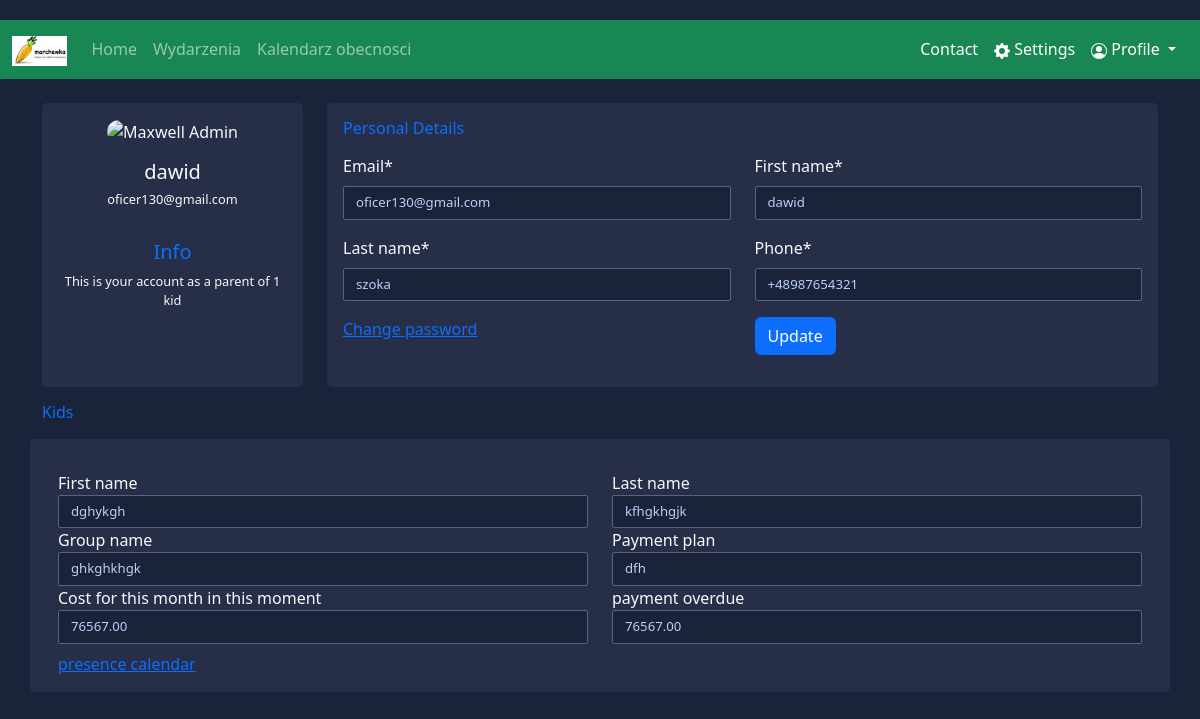
/parent/profile/ (signed in), run on the app's committed database.
### parent/models.py (models this page shows, shortened)
class ParentA(models.Model):
    user = models.OneToOneField(User, on_delete=models.CASCADE)
    first_name = models.CharField(max_length=128, null=True)
    last_name = models.CharField(max_length=128, null=True)
    phone_regex = RegexValidator(regex=r'^\+?1?\d{9,15}$',
                                 message="Phone number must be entered in the format: '+999999999'. Up to 15 digits allowed.")
    phone = models.CharField(null=True, unique=True, max_length=17, validators=[phone_regex])
    class Meta:
        permissions = [
            ("is_parent", 'parent permission')
        ]

### accounts/models.py (models this page shows)
class User(AbstractBaseUser, PermissionsMixin):
    email = models.EmailField(db_index=True, unique=True, max_length=254)
    is_staff = models.BooleanField(default=False)
    is_active = models.BooleanField(default=True)
    is_superuser = models.BooleanField(default=False)
    objects = CustomUserManager()
    USERNAME_FIELD = 'email'
    REQUIRED_FIELDS = []
    class Meta:
        verbose_name = 'User'
        verbose_name_plural = 'Users'

### director/models.py (models this page shows)
class Kid(models.Model):
    gender_choices = ((1, 'Chłopiec'), (2, 'Dziewczynka'))
    first_name = models.CharField(max_length=128)
    last_name = models.CharField(max_length=128, default='cos')
    group = models.ForeignKey(Groups, on_delete=models.CASCADE)
    gender = models.IntegerField(choices=gender_choices, default=1)
    start = models.DateField(default=timezone.now)
    end = models.DateField(null=True)
    payment_plan = models.ForeignKey(PaymentPlan, on_delete=models.CASCADE)
    parents = models.ManyToManyField(ParentA)
    amount = models.DecimalField(max_digits=20, decimal_places=2, null=True)
    kid_meals = models.ManyToManyField(Meals)

class Groups(models.Model):
    name = models.CharField(max_length=128)
    teachers = models.ManyToManyField(Teacher)

class PaymentPlan(models.Model):
    name = models.TextField()
    price = models.DecimalField(max_digits=7, decimal_places=2, default=500)

### parent/views.py (the view, shortened to what this page needs)
# urls.py: path('parent/profile/', views.ParentProfileView.as_view(), name='parent_profile'),
class ParentProfileView(LoginRequiredMixin, View):
    def get(self, request):
        p_form = ParentUpdateForm(instance=request.user.parenta)
        u_form = UserUpdateForm(instance=request.user)
        parent_logged = ParentA.objects.get(user=request.user.id)
        parent_kids = parent_logged.kid_set.all()
        context = {
            'p_form': p_form,
            'u_form': u_form,
            'parent_logged': parent_logged,
            'parent_kids': parent_kids,
        }
        return render(request, 'parent_profile.html', context)

### parent/forms.py
class ParentUpdateForm(forms.ModelForm):
    class Meta:
        model = ParentA
        fields = ['first_name', 'last_name', 'phone']

class UserUpdateForm(forms.ModelForm):
    class Meta:
        model = User
        fields = ['email']

### parent/templates/parent_profile.html (shortened to what this page needs)
{% extends "base.html" %}
{% load crispy_forms_tags %}
{% load static %}
{% block content %}
    <link rel="stylesheet" href="{% static 'profile_page.css' %}">
    <form method="post" action="#">
        <div class="container mt-4">
            <div class="row gutters">
                <div class="col-xl-3 col-lg-3 col-md-12 col-sm-12 col-12">
                    <div class="card h-100">
                        <div class="card-body">
                            <div class="account-settings text-light">
                                <div class="user-profile">
                                    <div class="user-avatar">
                                        <img src="https://bootdey.com/img/Content/avatar/avatar1.png"
                                             alt="Maxwell Admin">
                                    </div>
                                    <h5 class="user-name">{{ parent_logged.first_name }}</h5>
                                    <h6 class="user-email">{{ parent_logged.user }}</h6>
                                </div>
                                <div class="about">
                                    <h5 class="mb-2 text-primary">Info</h5>
                                    <p>This is your account as a parent of {{ parent_kids.count }} kid</p>
                                </div>
                            </div>
                        </div>
                    </div>
                </div>
                <div class="col-xl-9 col-lg-9 col-md-12 col-sm-12 col-12">
                    <div class="card h-100">
                        <div class="card-body">
                            <div class="row gutters text-light">
                                <div class="col-xl-12 col-lg-12 col-md-12 col-sm-12 col-12">
                                    <h6 class="mb-3 text-primary">Personal Details</h6>
                                </div>
                                <div class="col-xl-6 col-lg-6 col-md-6 col-sm-6 col-12">
                                    <div class="form-group">
                                        {{ u_form|crispy }}
                                    </div>
                                </div>
                                <div class="col-xl-6 col-lg-6 col-md-6 col-sm-6 col-12">
                                    <div class="form-group">
                                        {{ p_form.first_name|as_crispy_field }}
                                    </div>
                                </div>
                                <div class="col-xl-6 col-lg-6 col-md-6 col-sm-6 col-12">
                                    <div class="form-group">
                                        {{ p_form.last_name|as_crispy_field }}
                                    </div>
                                </div>
                                <div class="col-xl-6 col-lg-6 col-md-6 col-sm-6 col-12">
                                    <div class="form-group">
                                        {{ p_form.phone|as_crispy_field }}
                                    </div>
                                </div>
                                <div class="col-xl-6 col-lg-6 col-md-6 col-sm-6 col-12">
                                    <div class="form-group">
                                        <a href="{% url 'password_change' %}">Change password</a>
                                    </div>
                                </div>
                                <div class="col-xl-6 col-lg-6 col-md-6 col-sm-6 col-12">
                                    <div class="row gutters">
                                        <div class="col-xl-12 col-lg-12 col-md-12 col-sm-12 col-12">
                                            <div class="form-group">
                                                <button type="submit" id="submit" name="submit" class="btn btn-primary">
                                                    Update
                                                </button>
                                            </div>
                                        </div>
                                    </div>
                                </div>
                            </div>
                        </div>
                    </div>
                </div>
            </div>
            <div class="row gutters mt-3 text-light">
                <div class="col-xl-12 col-lg-12 col-md-12 col-sm-12 col-12">
                    <h6 class="mb-3 text-primary">Kids</h6>
                </div>
                {% for kid in parent_kids %}
                    <div class="card h-90">
                        <div class="card-body">
                            <div class="row gutters mt-3 text-light">
                                <div class="col-xl-6 col-lg-6 col-md-6 col-sm-6 col-12">
                                    <div class="form-group">
                                        <label for="Street">First name</label>
                                        <input type="text" class="form-control" id="Street"
                                               value="{{ kid.first_name }}" readonly>
                                    </div>
                                </div>
                                <div class="col-xl-6 col-lg-6 col-md-6 col-sm-6 col-12">
                                    <div class="form-group">
                                        <label for="kid_last_name">Last name</label>
                                        <input type="text" class="form-control" id="kid_last_name"
                                               value="{{ kid.last_name }}" readonly>
                                    </div>
                                </div>
                                <div class="col-xl-6 col-lg-6 col-md-6 col-sm-6 col-12">
                                    <div class="form-group">
                                        <label for="sTate">Group name</label>
                                        <input type="text" class="form-control" id="sTate"
                                               value="{{ kid.group.name }}" readonly>
                                    </div>
                                </div>
                                <div class="col-xl-6 col-lg-6 col-md-6 col-sm-6 col-12">
                                    <div class="form-group">
                                        <label for="zIp">Payment plan</label>
                                        <input type="text" class="form-control" id="zIp"
                                               value="{{ kid.payment_plan.name }}" readonly>
                                    </div>
                                </div>
                                <div class="col-xl-6 col-lg-6 col-md-6 col-sm-6 col-12">
                                    <div class="form-group">
                                        <label for="zIp">Cost for this month in this moment</label>
                                        <input type="text" class="form-control" id="zIp"
                                               value="{{ kid.payment_plan.price }}" readonly>
                                    </div>
                                </div>
                                <div class="col-xl-6 col-lg-6 col-md-6 col-sm-6 col-12">
                                    <div class="form-group">
                                        <label for="zIp">payment overdue</label>
                                        <input type="text" class="form-control" id="zIp"
                                               value="{{ kid.payment_plan.price }}" readonly>
                                    </div>
                                </div>
                                <div class="col-xl-6 col-lg-6 col-md-6 col-sm-6 col-12">
                                    <div class="form-group mt-2">
                                        <a href="#">presence calendar</a>
                                    </div>
                                </div>
                            </div>
                        </div>
                    </div>
                {% endfor %}
            </div>
        </div>
    </form>
{% endblock %}

### parent/static/profile_page.css (style rules this page uses)
body { margin-top:20px; color: #bcd0f7; background: #1A233A; }
.account-settings .user-profile { margin: 0 0 1rem 0; padding-bottom: 1rem; text-align: center; }
.account-settings .user-profile .user-avatar { margin: 0 0 1rem 0; }
.account-settings .user-profile .user-avatar img { width: 90px; height: 90px; -webkit-border-radius: 100px; -moz-border-radius: 100px; border-radius: 100px; }
.account-settings .user-profile h5.user-name { margin: 0 0 0.5rem 0; }
.account-settings .user-profile h6.user-email { margin: 0; font-size: 0.8rem; font-weight: 400; }
.account-settings .about { margin: 1rem 0 0 0; font-size: 0.8rem; text-align: center; }
.card { background: #272E48; -webkit-border-radius: 5px; -moz-border-radius: 5px; border-radius: 5px; border: 0; margin-bottom: 1rem; }
.form-control { border: 1px solid #596280; -webkit-border-radius: 2px; -moz-border-radius: 2px; border-radius: 2px; font-size: .825rem; background: #1A233A; color: #bcd0f7; }

### data on the page
ParentA: first_name "dawid", user "oficer130@gmail.com", last_name "szoka", phone "+48987654321"
User: email "oficer130@gmail.com"
Kid: first_name "dghykgh", last_name "kfhgkhgjk", group.name "ghkghkhgk", payment_plan.name "dfh", payment_plan.price "76567.00"

### other printed values
{{ parent_kids.count }} "1"
